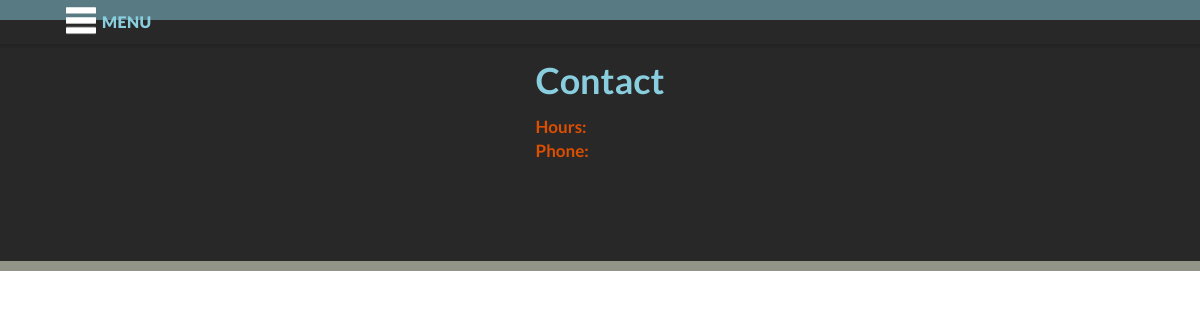
/, run on an earlier commit of the app's database.
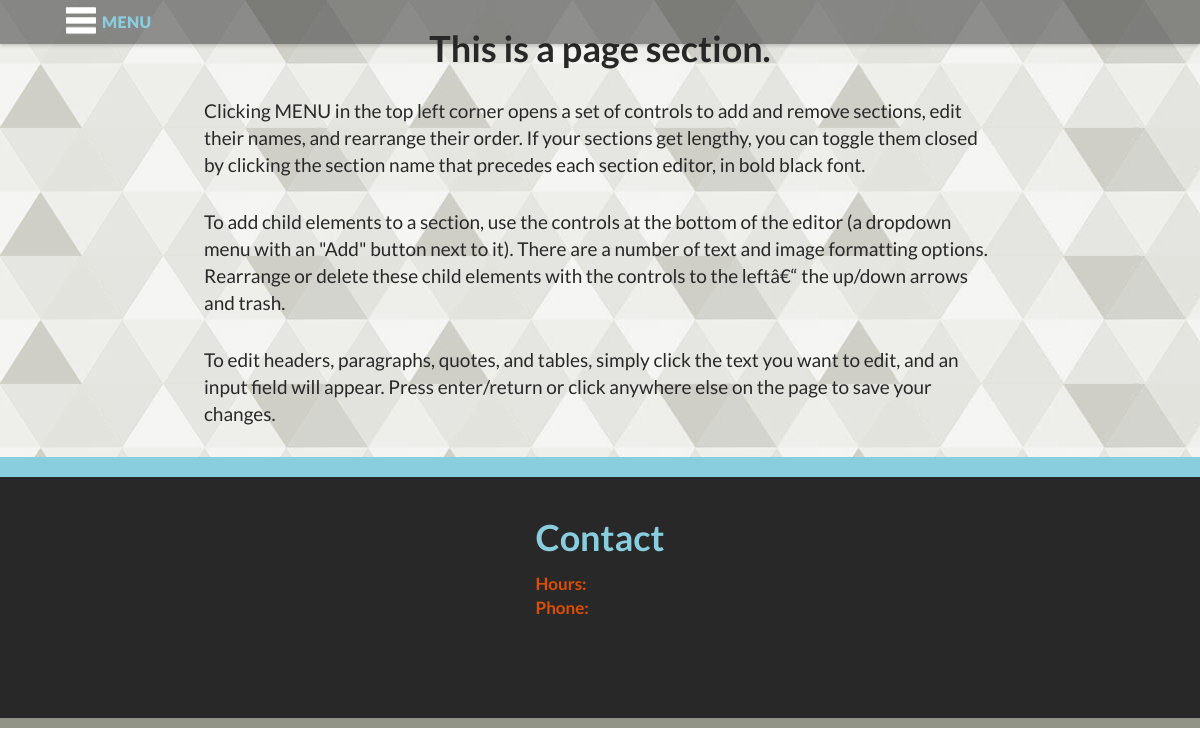
And on a later commit of the database.
### tables this page shows
CREATE TABLE `tblBlockElements` (
  `pkBlockElementID` int(11) NOT NULL auto_increment,
  `fkBlock` int(5) NOT NULL,
  `fkElementType` tinyint(2) NOT NULL,
  `fldPosition` tinyint(3) NOT NULL,
  `fldValue` varchar(5000) default 'Value',
  PRIMARY KEY  (`pkBlockElementID`)
);

### mgmt/globalVariables.php (called while the page is built, shortened)
<?
$html_root="http://localhost:8888/SimpleOnePage/";
?>

### global_functions.php (the view, shortened to what this page needs)
<? header("Content-Type: text/html; charset=utf-8");
include('mgmt/globalVariables.php');
$mysqli = new mysqli(HOST, USER, PASSWORD, DATABASE);
function retrieveBlockElements($blockElementID,$new){
	global $mysqli,$editingPage,$galleryImageForm,$blueImp;
	$return="";$content="";
$sql=<<<EOT
SELECT pkBlockElementID,fkElementType,fldPosition,fldValue,
fldSelectName,fldHTMLType,fldTypeName,fldContentType
FROM tblBlockElements LEFT JOIN tblBlockElementTypes ON
tblBlockElements.fkElementType=tblBlockElementTypes.pkTypeID
WHERE pkBlockElementID='$blockElementID'
EOT;
	$query=$mysqli->query($sql);
	while($blockElements=mysqli_fetch_array($query)){
		$typeName=$blockElements['fldTypeName'];
		$basicType=$blockElements['fldContentType'];
		$idNumber=$blockElements['pkBlockElementID'];
		$htmlType=$blockElements['fldHTMLType'];
		$type=$blockElements['fkElementType'];
		$HTMLID=$typeName.$idNumber;
		$class=$blockElements['fldSelectName'];
		$value=$blockElements['fldValue'];
		$childCount=0;
	}
	if($basicType<=2){
		$content.=$value;
		$editNode=simpleTextEditor($HTMLID,$basicType,$typeName,$value);
	}
	$return.=editOnly(editNodeOpen($idNumber,$class,$basicType));
	if($basicType==6){$return.=$iframe;}
	else{$return.=blockElementHTMLWrap($htmlType,$typeName,$HTMLID,$childCount,$content);}
	if($basicType<=2){$return.=editOnly($editNode);}
	$return.=editOnly(editNodeClose());
	return $return;
}
function retrieveBlocks($editBoolean){
	global $mysqli;
	$sql="SELECT pkPageBlockID,fldPageName,fldPageLink,fldNavRank ";
	$sql.="FROM tblPageBlocks ";
	$sql.="ORDER BY fldNavRank ASC";
	$returnBlocks=$mysqli->query($sql);
	while($blocks=mysqli_fetch_array($returnBlocks)){
		$blockID=$blocks['pkPageBlockID'];
		print "\t".'<div class="pageBlock" id="block'.$blocks['pkPageBlockID'].'">'."\n";
			print "\t\t".'<ul class="childElementContainer" id="'.$blocks['fldPageLink'].'">'."\n";
			$sql2="SELECT pkBlockElementID FROM tblBlockElements ";
			$sql2.="WHERE fkBlock='".$blockID."' ";
			$sql2.="ORDER BY fkBlock, fldPosition ASC ";
			$returnBlockElements=$mysqli->query($sql2);
			while($blockElements=mysqli_fetch_array($returnBlockElements)){
				print retrieveBlockElements($blockElements['pkBlockElementID'],false);
			}
			print "\t\t".'</ul>'."\n";
		print "\t".'</div>'."\n\n";
	}
}
function blockElementHTMLWrap($htmlType,$elementTypeName,$elementID,$childCount,$content){
if($childCount<1){$class=$elementTypeName;}
$openTag=<<<EOT
<$htmlType class="$class" id="$elementID">
EOT;
$closeTag=<<<EOT
</$htmlType>
EOT;
return $openTag.$content.$closeTag;
}
function editNodeOpen($elementIDNum,$class,$basicType){
if($basicType<=2){$textClass=" text";}
$editNodeOpen=<<<EOT
<li class="editingNode${textClass}" id="editingNode${elementIDNum}" value="${elementIDNum}">
	<div class="nodeRank">
		<button class="deleteNode" onClick="deleteElement('blockElement','$elementIDNum','editingNode${elementIDNum}')"><img src="img/icons/trash.png"></button>
		<img class="dragHandle" src="img/icons/sort.png">
	</div>
	<div class="editor">
EOT;
return $editNodeOpen;
}
function editNodeClose(){
$editNodeClose=<<<EOT
	</div>
	</li>
EOT;
return $editNodeClose;
}
function simpleTextEditor($id,$basicType,$elementType,$value){
	switch($basicType){
		case "1":
		$editor='<input class="cms '.$elementType.'Edit" id="edit'.$id.'" value="'.$value.'">';
		break;
		case "2":
		$editor='<textarea class="cms '.$elementType.'Edit" id="edit'.$id.'">'.$value.'</textarea>';
		break;
	}
	return $editor;
}
?>

### headnav.php (shortened to what this page needs)
<!DOCTYPE html>
<html xmlns="http://www.w3.org/1999/xhtml" xml:lang="en" lang="en">
  <head>
	<link rel="stylesheet" href="<? print $html_root; ?>css/primary.css" />
</head>
<body>
<?
print '<div id="htmlWrapper">';
print '<div id="navWrapper">';
	if($loginPage==true){}
	else{
		print '<div id="navMenuDropdown">';
		print 	'<button type="button">';
		print 		'<img src="img/icons/menulines.png"  height="30" width="30" alt="Show Navigation"/>';
		print 	'</button>';
		print 		'<div><a href="javascript:void(0)">Menu</a></div>';
		print '</div>';
}
print '</div>';

### index.php (shortened to what this page needs)
<?
include('global_functions.php');
include('headnav.php');
?>
<div id="contentWrapper">
<? retrieveBlocks('0'); ?>
</div>
<div id="contact">
	<div class="department" style="padding:0;">
		<div id="contactVisits">
			<div id="contactMeta">
				<h2 class="blockHeadline" style="width:100%;text-align:left;color:#89CEDE;">Contact</h2>
				<p class="blockText" style="width:100%"><b style="color:#DC4E00">Hours:</b></p>
				<p class="blockText" style="width:100%"><b style="color:#DC4E00">Phone: </b></p>
			</div>
		</div>
	</div>
</div>
</div>
</body>
</html>

### css/primary.css (style rules this page uses)
body,html,#htmlWrapper,#navWrapper,#contentWrapper,.homepageNavTileText { width:100%;margin:0;color: #282828;font-weight: 300;line-height: 22px;font-size: 17px;font-family:'lato',sans-serif; }
ul { -webkit-margin-before: 0; }
a { color: inherit;text-decoration: none; }
#htmlWrapper { overflow:hidden;background-image:url('../img/backgroundRepeat.jpg');background-repeat:repeat; }
#navWrapper { width:100%;margin:0;position: fixed;top: 0;overflow: hidden;-webkit-box-shadow: 0 2px 3px 0 rgba(0,0,0,.16);box-shadow: 0 2px 3px 0 rgba(0,0,0,.16);z-index: 9999; }
#topofpage,#navWrapper { height: 44px; }
#navWrapper { background-color:rgba(40,40,40,0.5) }
#navMenuDropdown { position: fixed;left: 5%;top:5px;color:#89CEDE;-webkit-transition: all .1s ease;-moz-transition: all .1s ease;-o-transition: all .1s ease;transition: all .1s ease; }
#navMenuDropdown div { text-transform:uppercase;font-size:16px;font-weight:900;line-height:25px;display:inline-block;vertical-align:middle;height:45px;letter-spacing:0.03em; }
#navMenuDropdown img { width: 30px;height: 30px;border: none; }
#navMenuDropdown button { border:none;background-color:rgba(0,0,0,0); }
#navMenuDropdown * { cursor:context-menu; }
div#contentWrapper { width:100%;margin:0 auto 0 auto; }
#contact { background-color:#282828;border-top:20px solid #89CEDE;border-bottom:10px solid #929487; }
#contact h2 { padding-top:10px; }
#contactVisits { width:90%;margin:0 auto 0 auto;text-align:center; }
#map,#contactMeta { display:inline-block;padding:3%;overflow:hidden; }
#contactMeta { color:#F4F5ED;margin-bottom:5.6%;text-align:left; }
.pageBlock { padding-bottom:20px; }
.pageBlock:last-of-type { padding-bottom:0; }
.childElementContainer { width:100%;margin:0;padding:0;border-bottom:3px solid black;position:relative;display:block; }
.childElementContainer:last-of-type { border-bottom:none; }
h2 { font-size:36px;line-height:37px;padding-bottom:1.5px; }
.blockHeadline { font-weight:700;color:#282828;font-family:'Lato';text-align:center;padding-top:30px;padding-bottom:15px; }
.blockHeadline,.quote,.blockText { margin:0% auto 1.25% auto; }
.blockHeadline { width:62%; }
.quote,.blockText,ul,ol { width:66%; }
#contentWrapper .blockText { font-size:19px;line-height:27px;margin-bottom:30px;font-weight:400; }

What changed in the data, as far as the page shows it:
added tblblockelements: pkBlockElementID "This is a page section."
added tblblockelements: pkBlockElementID "Clicking MENU in the top left corner opens a set of controls to add and remove sections, edit their names, and rearrange their order. If your sections get lengthy, you can toggle them closed by clicking the section name that precedes each section editor, in bold black font."
added tblblockelements: pkBlockElementID "To add child elements to a section, use the controls at the bottom of the editor (a dropdown menu with an \"Add\" button next to it). There are a number of text and image formatting options. Rearrange or delete these child elements with the controls to the leftâ€“ the up/down arrows and trash."
added tblblockelements: pkBlockElementID "To edit headers, paragraphs, quotes, and tables, simply click the text you want to edit, and an input field will appear. Press enter/return or click anywhere else on the page to save your changes."
